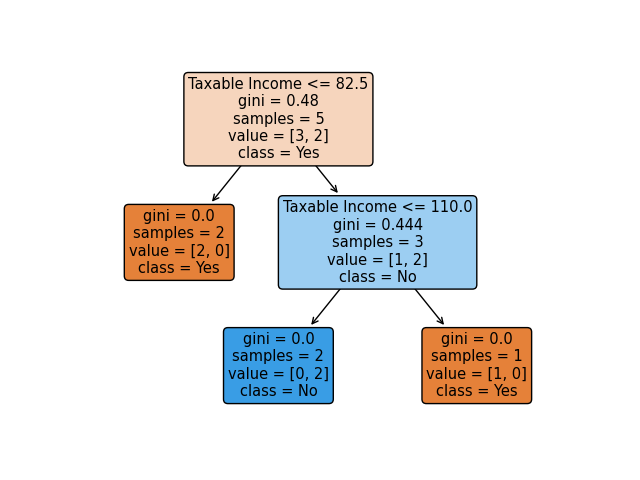

Write Python code to recreate this figure.
<<<<<<< HEAD
# -------------------------------------------------------------------------
# AUTHOR: Lahari Sandepudi
# FILENAME: decision_tree.py
# SPECIFICATION: description of the program
# FOR: CS 5990 (Advanced Data Mining) - Assignment #2
# TIME SPENT: ~1 hr
# -----------------------------------------------------------*/from sklearn import tree
import matplotlib.pyplot as plt
import numpy as np
import pandas as pd

# Define dictionaries for encoding categorical variables
marital_status = {"Single": [1, 0, 0], "Married": [0, 1, 0], "Divorced": [0, 0, 1]}
refund = {"Yes": 1, "No": 0}

# Function to process instance row for data transformation
def process_instance_row(instance):
    new_instance = []
    new_instance.append(refund[instance[0]])
    hot_encode = marital_status[instance[1]]
    new_instance.extend(hot_encode)
    taxable = float(instance[2].replace('k', ''))
    new_instance.append(taxable)
    return new_instance

# Define datasets
dataSets = ['cheat_training_1.csv', 'cheat_training_2.csv']

# Function to calculate accuracy
def calculate_accuracy(clf, data_test, refund):
    tp = tn = fp = fn = 0
    for data in data_test:
        # Transform features of test instances and make class prediction
        transformed_test_instance = process_instance_row(data)
        class_predicted = clf.predict([transformed_test_instance])[0]

        # Compare prediction with the true label to calculate model accuracy
        test_class_value = refund[data[3]]
        if class_predicted == 1 and test_class_value == 1:
            tp += 1
        elif class_predicted == 1 and test_class_value == 0:
            fp += 1
        elif class_predicted == 0 and test_class_value == 1:
            fn += 1
        else:
            tn += 1

    accuracy = (tp + tn) / (tp + tn + fp + fn)
    return accuracy

# Loop through datasets
for ds in dataSets:
    X = []
    Y = []

    # Read and process training data
    df = pd.read_csv('DataMiningCodes/Assignment2/'+ds, sep=',', header=0)
    data_training = np.array(df.values)[:, 1:]

    # Transform training data
    for instance in data_training:
        new_instance = process_instance_row(instance)
        X.append(new_instance)
        Y.append(refund[instance[3]])

    accuracies = []
    for i in range(10):
        # Fitting the decision tree to the data using Gini index and no max_depth
        clf = tree.DecisionTreeClassifier(criterion='gini', max_depth=None)
        clf = clf.fit(X, Y)

        # Plotting the decision tree
        tree.plot_tree(clf, feature_names=['Refund', 'Single', 'Divorced', 'Married', 'Taxable Income'],
                       class_names=['Yes', 'No'], filled=True, rounded=True)
        plt.show()

        # Read the test data and add it to data_test
        cheat_test = pd.read_csv('DataMiningCodes\Assignment2\cheat_test.csv', sep=',', header=0)
        data_test = np.array(cheat_test.values)[:, 1:]

        # Calculate accuracy
        accuracy = calculate_accuracy(clf, data_test, refund)
        accuracies.append(accuracy)

    # Calculate average accuracy
    avg_accuracy = np.average(accuracies)

    # Print the accuracy of this model during the 10 runs
    print("Average accuracy when training on", ds, ":", avg_accuracy)
=======
from sklearn import tree
import matplotlib.pyplot as plt
import numpy as np
import pandas as pd

# Define dictionaries for encoding categorical variables
marital_status = {"Single": [1, 0, 0], "Married": [0, 1, 0], "Divorced": [0, 0, 1]}
refund = {"Yes": 1, "No": 0}

# Function to process instance row for data transformation
def process_instance_row(instance):
    new_instance = []
    new_instance.append(refund[instance[0]])
    hot_encode = marital_status[instance[1]]
    new_instance.extend(hot_encode)
    taxable = float(instance[2].replace('k', ''))
    new_instance.append(taxable)
    return new_instance

# Define datasets
dataSets = ['cheat_training_1.csv', 'cheat_training_2.csv']

# Function to calculate accuracy
def calculate_accuracy(clf, data_test, refund):
    tp = tn = fp = fn = 0
    for data in data_test:
        # Transform features of test instances and make class prediction
        transformed_test_instance = process_instance_row(data)
        class_predicted = clf.predict([transformed_test_instance])[0]

        # Compare prediction with the true label to calculate model accuracy
        test_class_value = refund[data[3]]
        if class_predicted == 1 and test_class_value == 1:
            tp += 1
        elif class_predicted == 1 and test_class_value == 0:
            fp += 1
        elif class_predicted == 0 and test_class_value == 1:
            fn += 1
        else:
            tn += 1

    accuracy = (tp + tn) / (tp + tn + fp + fn)
    return accuracy

# Loop through datasets
for ds in dataSets:
    X = []
    Y = []

    # Read and process training data
    df = pd.read_csv('DataMiningCodes/Assignment2/'+ds, sep=',', header=0)
    data_training = np.array(df.values)[:, 1:]

    # Transform training data
    for instance in data_training:
        new_instance = process_instance_row(instance)
        X.append(new_instance)
        Y.append(refund[instance[3]])

    accuracies = []
    for i in range(10):
        # Fitting the decision tree to the data using Gini index and no max_depth
        clf = tree.DecisionTreeClassifier(criterion='gini', max_depth=None)
        clf = clf.fit(X, Y)

        # Plotting the decision tree
        tree.plot_tree(clf, feature_names=['Refund', 'Single', 'Divorced', 'Married', 'Taxable Income'],
                       class_names=['Yes', 'No'], filled=True, rounded=True)
        plt.show()

        # Read the test data and add it to data_test
        cheat_test = pd.read_csv('DataMiningCodes\Assignment2\cheat_test.csv', sep=',', header=0)
        data_test = np.array(cheat_test.values)[:, 1:]

        # Calculate accuracy
        accuracy = calculate_accuracy(clf, data_test, refund)
        accuracies.append(accuracy)

    # Calculate average accuracy
    avg_accuracy = np.average(accuracies)

    # Print the accuracy of this model during the 10 runs
    print("Average accuracy when training on", ds, ":", avg_accuracy)
>>>>>>> 9b95edf66c1ccd4af0b1ab403e8412fe8865d862
